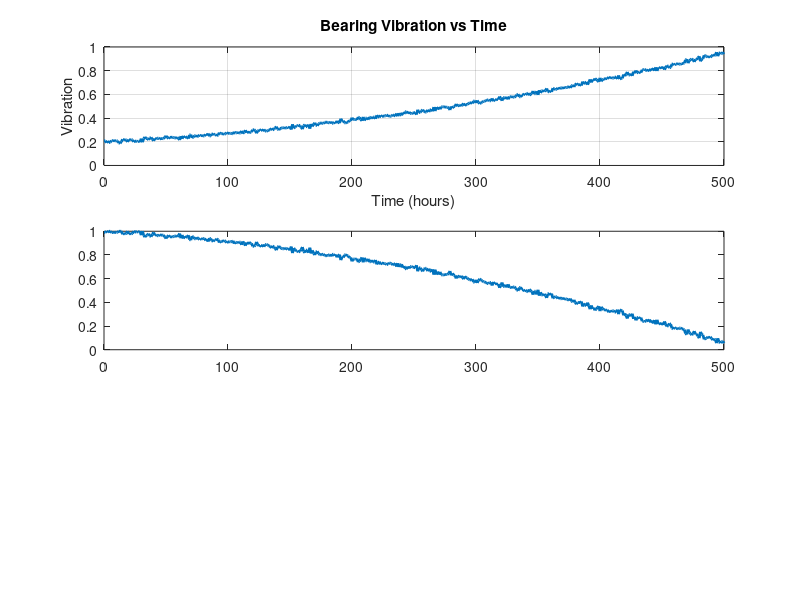

MATLAB code for this plot: (Note: this script raises an error after producing the figure.)
clc;
clear;
close all;

%% Step 1: Time definition
dt = 1;                      % time step (hours)
t = 0:dt:500;                % total operating time
n = length(t);

%% Step 2: Simulate bearing vibration data
% Baseline vibration
V0 = 0.2;

% Failure vibration threshold
Vfail = 1.0;

% Simulate realistic vibration increase (accelerating degradation)
V = V0 + 0.0005*t + 0.000002*t.^2;

% Add small noise to simulate real sensor behavior
noise = 0.01*randn(size(t));
V = V + noise;

%% Step 3: Compute Health State using DHDE definition

H = (Vfail - V) / (Vfail - V0);

% Ensure health stays within bounds
H(H > 1) = 1;
H(H < 0) = 0;

%% Step 4: Compute degradation rate dH/dt

dHdt = zeros(1,n);

for i = 1:n-1
    dHdt(i) = (H(i+1) - H(i)) / dt;
end

%% Step 5: Define failure threshold

H_critical = 0.2;

failure_index = find(H <= H_critical, 1);

if ~isempty(failure_index)
    failure_time = t(failure_index);
    disp(['Predicted failure time: ', num2str(failure_time), ' hours']);
else
    disp('Failure not reached within simulation');
end

%% Step 6: Plot results

figure;

subplot(3,1,1);
plot(t, V, 'LineWidth', 2);
xlabel('Time (hours)');
ylabel('Vibration');
title('Bearing Vibration vs Time');
grid on;

subplot(3,1,2);
plot(t, H, 'LineWidth', 2);
hold on;
yline(H_critical, 'r--', 'Failure Threshold');
xlabel('Time (hours)');
ylabel('Health H(t)');
title('DHDE Health State vs Time');
grid on;

subplot(3,1,3);
plot(t, dHdt, 'LineWidth', 2);
xlabel('Time (hours)');
ylabel('Degradation Rate dH/dt');
title('DHDE Degradation Rate');
grid on;

%% Step 7: Test DHDE structure (power law test)

% Remove last element to match sizes
valid_indices = 1:n-1;

Y = -dHdt(valid_indices);   % degradation rate
X = V(valid_indices);       % vibration

% Remove negative/zero values for log fitting
valid = Y > 0 & X > 0;
Y = Y(valid);
X = X(valid);

% Take log to test power relationship
logX = log(X);
logY = log(Y);

% Linear regression in log space
p = polyfit(logX, logY, 1);

m_estimated = p(1);
alpha_estimated = exp(p(2));

disp(['Estimated exponent m: ', num2str(m_estimated)]);
disp(['Estimated alpha: ', num2str(alpha_estimated)]);

% Plot log-log relationship
figure;
scatter(logX, logY);
hold on;
plot(logX, polyval(p, logX), 'r', 'LineWidth', 2);
xlabel('log(Vibration)');
ylabel('log(Degradation Rate)');
title('DHDE Power Law Validation');
grid on;
